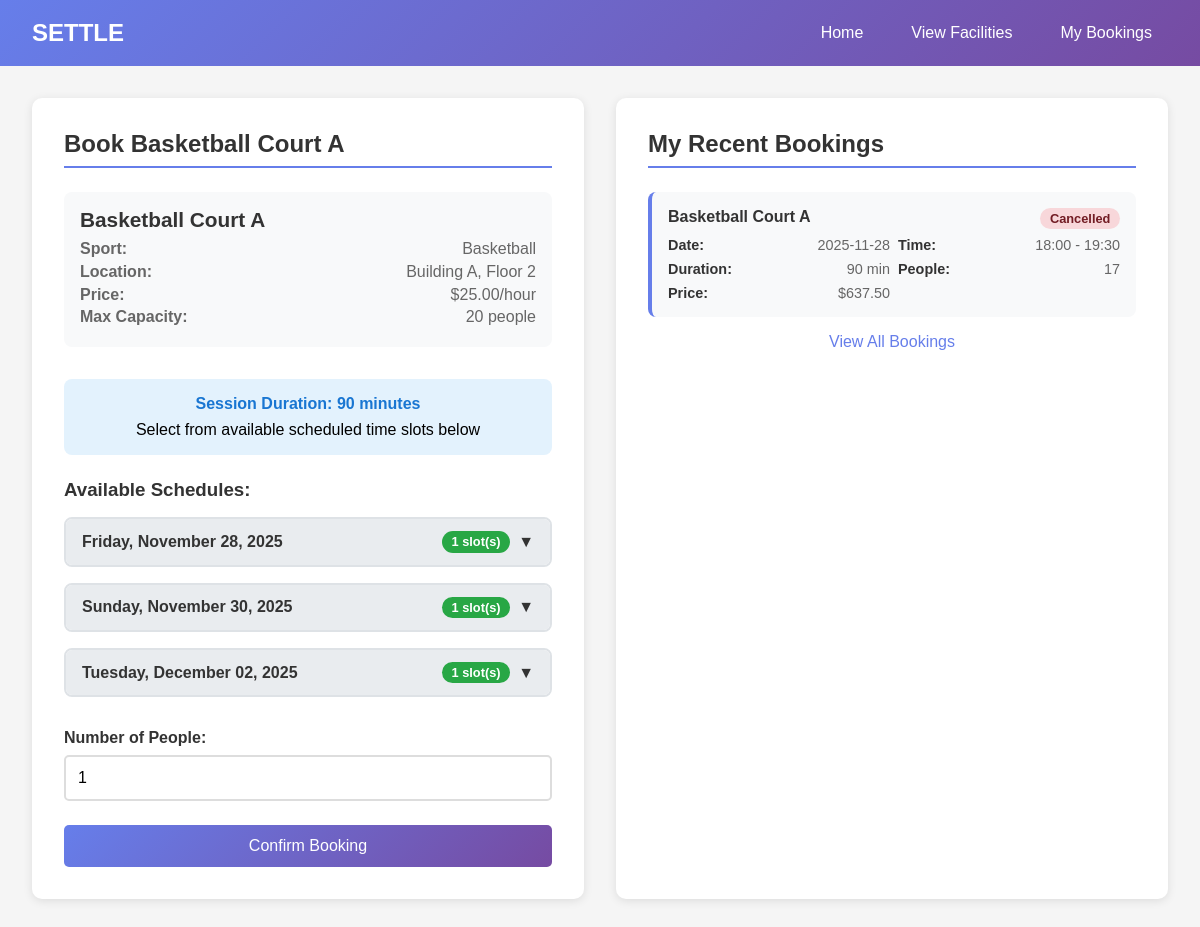
/booking/1 (signed in), run on the app's committed database.
### models.py (models this page shows, shortened)
class Facility(db.Model):
    id = db.Column(db.Integer, primary_key=True, autoincrement=True)
    name = db.Column(db.String(120), nullable=False)
    location = db.Column(db.String(255))
    sport_id = db.Column(db.Integer, db.ForeignKey("sport.id"), nullable=False)
    price_per_hour = db.Column(db.Float, nullable=False, default=0.0)
    max_capacity = db.Column(db.Integer, default=100)
    is_active = db.Column(db.Boolean, default=True)
    schedules = db.relationship("Schedule", backref="facility", lazy=True)
    sport = db.relationship("Sport", backref="facilities")

class Sport(db.Model):
    id = db.Column(db.Integer, primary_key=True, autoincrement=True)
    name = db.Column(db.String(100), unique=True, nullable=False)
    max_players = db.Column(db.Integer, default=10)
    default_slot_minutes = db.Column(db.Integer, default=60)

class Booking(db.Model):
    id = db.Column(db.Integer, primary_key=True, autoincrement=True)
    user_id = db.Column(db.Integer, db.ForeignKey('user.id'), nullable=False)
    facility_id = db.Column(db.Integer, db.ForeignKey('facility.id'), nullable=False)
    start = db.Column(db.DateTime, nullable=False)
    end = db.Column(db.DateTime, nullable=False)
    seats = db.Column(db.Integer, default=1)
    price = db.Column(db.Float, nullable=False)
    status = db.Column(db.Enum(BookingStatus), default=BookingStatus.CONFIRMED)
    user = db.relationship('User', backref='bookings')
    facility = db.relationship('Facility', backref='bookings')

### routes.py (the view, shortened to what this page needs)
@routes.route("/booking/<int:facility_id>", methods=["GET", "POST"])
def booking(facility_id):
    if 'user_id' not in session:
        flash("Please login to make a booking.", "error")
        return redirect(url_for('routes.login'))
    facility = models.Facility.query.get_or_404(facility_id)
    if request.method == "GET":
        upcoming_dates = []
        for i in range(7):
            booking_date = date.today() + timedelta(days=i)
            day_of_week = (booking_date.weekday() + 1) % 7
            available_schedules = models.Schedule.query.filter(
                models.Schedule.facility_id == facility_id,
                models.Schedule.day_of_week == models.DayOfWeek(day_of_week)
            ).all()
            if available_schedules:
                upcoming_dates.append({
                    'date': booking_date,
                    'date_str': booking_date.strftime('%Y-%m-%d'),
                    'display_date': booking_date.strftime('%A, %B %d, %Y'),
                    'day_name': booking_date.strftime('%A'),
                    'schedules': available_schedules
                })
        user_bookings = models.Booking.query.filter_by(
            user_id=session['user_id']
        ).order_by(models.Booking.start.desc()).limit(5).all()
        return render_template("booking.html",
                             facility=facility,
                             upcoming_dates=upcoming_dates,
                             user_bookings=user_bookings,
                             today=date.today().strftime('%Y-%m-%d'),
                             datetime=datetime,
                             timedelta=timedelta)

### templates/booking.html (shortened to what this page needs)
<!DOCTYPE html>
<html lang="en">
<head>
</head>
<body>
    <div class="header">
        <div class="logo">SETTLE</div>
        <div class="nav-links">
            <a href="{{ url_for('home') }}" class="nav-link">Home</a>
            <a href="{{ url_for('routes.view_facility') }}" class="nav-link">View Facilities</a>
            <a href="{{ url_for('routes.my_bookings') }}" class="nav-link">My Bookings</a>
        </div>
    </div>
    <div class="container">
        <div class="booking-section">
            <h2 class="section-title">Book {{ facility.name }}</h2>
            <div class="facility-info">
                <div class="facility-name">{{ facility.name }}</div>
                <div class="facility-details">
                    <span><strong>Sport:</strong></span>
                    <span>{{ facility.sport.name }}</span>
                </div>
                <div class="facility-details">
                    <span><strong>Location:</strong></span>
                    <span>{{ facility.location or 'Not specified' }}</span>
                </div>
                <div class="facility-details">
                    <span><strong>Price:</strong></span>
                    <span>${{ "%.2f"|format(facility.price_per_hour) }}/hour</span>
                </div>
                <div class="facility-details">
                    <span><strong>Max Capacity:</strong></span>
                    <span>{{ facility.max_capacity }} people</span>
                </div>
            </div>
            <div class="schedule-info">
                <h4>Session Duration: {{ facility.sport.default_slot_minutes }} minutes</h4>
                <p>Select from available scheduled time slots below</p>
            </div>
            <form method="POST" id="bookingForm">
                <div class="schedule-section">
                    <h3 style="margin-bottom: 1rem; color: #333;">Available Schedules:</h3>
                    {% if upcoming_dates %}
                        {% for date_info in upcoming_dates %}
                            <div class="date-card has-slots" data-date="{{ date_info.date_str }}">
                                <div class="date-header" onclick="toggleScheduleSlots('{{ date_info.date_str }}')">
                                    <div>
                                        <strong>{{ date_info.display_date }}</strong>
                                    </div>
                                    <div style="display: flex; align-items: center; gap: 0.5rem;">
                                        <span class="available-count">{{ date_info.schedules|length }} slot(s)</span>
                                        <span class="chevron">▼</span>
                                    </div>
                                </div>
                            </div>
                        {% endfor %}
                    {% else %}
                        <div class="no-schedule">
                            <h4>No Available Schedules</h4>
                            <p>This facility doesn't have any scheduled time slots for the next 7 days.</p>
                            <p>Please check back later or contact the facility.</p>
                        </div>
                    {% endif %}
                </div>
                <div class="form-group">
                    <label for="seats" class="form-label">Number of People:</label>
                    <input type="number" id="seats" name="seats" class="form-control"
                           min="1" max="{{ facility.max_capacity }}" value="1" required>
                </div>
                <button type="submit" class="btn" id="submitBtn" disabled>
                    Confirm Booking
                </button>
            </form>
        </div>
        <div class="my-bookings-section">
            <h2 class="section-title">My Recent Bookings</h2>
            <div class="bookings-list">
                {% if user_bookings %}
                    {% for booking in user_bookings %}
                        <div class="booking-card">
                            <div class="booking-header">
                                <div class="booking-facility-name">{{ booking.facility.name }}</div>
                                <div class="status-badge status-{{ booking.status.value }}">
                                    {{ booking.status.value.title() }}
                                </div>
                            </div>
                            <div class="booking-details">
                                <div class="booking-detail">
                                    <span class="detail-label">Date:</span>
                                    <span>{{ booking.start.strftime('%Y-%m-%d') }}</span>
                                </div>
                                <div class="booking-detail">
                                    <span class="detail-label">Time:</span>
                                    <span>{{ booking.start.strftime('%H:%M') }} - {{ booking.end.strftime('%H:%M') }}</span>
                                </div>
                                <div class="booking-detail">
                                    <span class="detail-label">Duration:</span>
                                    <span>{{ ((booking.end - booking.start).seconds // 60) }} min</span>
                                </div>
                                <div class="booking-detail">
                                    <span class="detail-label">People:</span>
                                    <span>{{ booking.seats }}</span>
                                </div>
                                <div class="booking-detail">
                                    <span class="detail-label">Price:</span>
                                    <span>${{ "%.2f"|format(booking.price) }}</span>
                                </div>
                            </div>
                        </div>
                    {% endfor %}
                    <div style="text-align: center; margin-top: 1rem;">
                        <a href="{{ url_for('routes.my_bookings') }}" class="nav-link" style="color: #667eea;">
                            View All Bookings
                        </a>
                    </div>
                {% else %}
                    <div class="no-bookings">
                        <p>No bookings yet.</p>
                        <p>This will be your first booking!</p>
                    </div>
                {% endif %}
            </div>
        </div>
    </div>
</body>
</html>

### templates/booking.html (style rules this page uses)
* { margin: 0; padding: 0; box-sizing: border-box; }
body { font-family: Arial, sans-serif; background: #f5f5f5; }
.header { background: linear-gradient(135deg, #667eea 0%, #764ba2 100%); color: white; padding: 1rem 2rem; display: flex; justify-content: space-between; align-items: center; }
.logo { font-size: 1.5rem; font-weight: bold; }
.nav-links { display: flex; gap: 1rem; }
.nav-link { color: white; text-decoration: none; padding: 0.5rem 1rem; border-radius: 5px; transition: background 0.3s; }
.container { max-width: 1200px; margin: 2rem auto; padding: 0 2rem; display: grid; grid-template-columns: 1fr 1fr; gap: 2rem; }
.booking-section, .my-bookings-section { background: white; border-radius: 10px; padding: 2rem; box-shadow: 0 2px 10px rgba(0, 0, 0, 0.1); }
.section-title { font-size: 1.5rem; color: #333; margin-bottom: 1.5rem; border-bottom: 2px solid #667eea; padding-bottom: 0.5rem; }
.facility-info { margin-bottom: 2rem; padding: 1rem; background: #f8f9fa; border-radius: 8px; }
.facility-name { font-size: 1.3rem; color: #333; margin-bottom: 0.5rem; font-weight: bold; }
.facility-details { color: #666; margin: 0.3rem 0; display: flex; justify-content: space-between; }
.form-group { margin-bottom: 1.5rem; }
.form-label { display: block; margin-bottom: 0.5rem; font-weight: bold; color: #333; }
.form-control { width: 100%; padding: 0.75rem; border: 2px solid #ddd; border-radius: 5px; font-size: 1rem; transition: border-color 0.3s; }
.btn { background: linear-gradient(135deg, #667eea 0%, #764ba2 100%); color: white; padding: 0.75rem 2rem; border: none; border-radius: 5px; font-size: 1rem; cursor: pointer; transition: transform 0.2s; width: 100%; }
.booking-card { background: #f8f9fa; border-radius: 8px; padding: 1rem; margin-bottom: 1rem; border-left: 4px solid #667eea; }
.booking-header { display: flex; justify-content: space-between; align-items: start; margin-bottom: 0.5rem; }
.booking-facility-name { font-weight: bold; color: #333; }
.status-badge { padding: 0.2rem 0.6rem; border-radius: 12px; font-size: 0.8rem; font-weight: bold; }
.status-cancelled { background: #f8d7da; color: #721c24; }
.booking-details { display: grid; grid-template-columns: 1fr 1fr; gap: 0.5rem; font-size: 0.9rem; color: #666; }
.booking-detail { display: flex; justify-content: space-between; }
.detail-label { font-weight: bold; color: #333; }
.schedule-section { margin-bottom: 2rem; }
.date-card { background: #f8f9fa; border: 2px solid #dee2e6; border-radius: 8px; margin-bottom: 1rem; overflow: hidden; transition: all 0.3s; }
.date-card.has-slots { cursor: pointer; }
.date-header { background: #e9ecef; padding: 0.75rem 1rem; font-weight: bold; color: #333; cursor: pointer; display: flex; justify-content: space-between; align-items: center; }
.schedule-info { background: #e3f2fd; padding: 1rem; border-radius: 8px; margin-bottom: 1.5rem; text-align: center; }
.schedule-info h4 { color: #1976d2; margin-bottom: 0.5rem; }
.available-count { background: #28a745; color: white; padding: 0.2rem 0.6rem; border-radius: 12px; font-size: 0.8rem; font-weight: bold; }
.chevron { transition: transform 0.3s; }

### data on the page
Facility: name "Basketball Court A", location "Building A, Floor 2", price_per_hour "25.00", max_capacity "20"
Sport: sport.name "Basketball", sport.default_slot_minutes "90"
Booking: facility.name "Basketball Court A", status.value "Cancelled", start "2025-11-28", start "18:00", end "19:30", ((booking.end-booking.start).seconds//60) "90", seats "17", price "637.50"

### other printed values
{{ date_info.display_date }} "Friday, November 28, 2025" "Sunday, November 30, 2025" "Tuesday, December 02, 2025"
{{ date_info.schedules|length }} "1" "1" "1"
